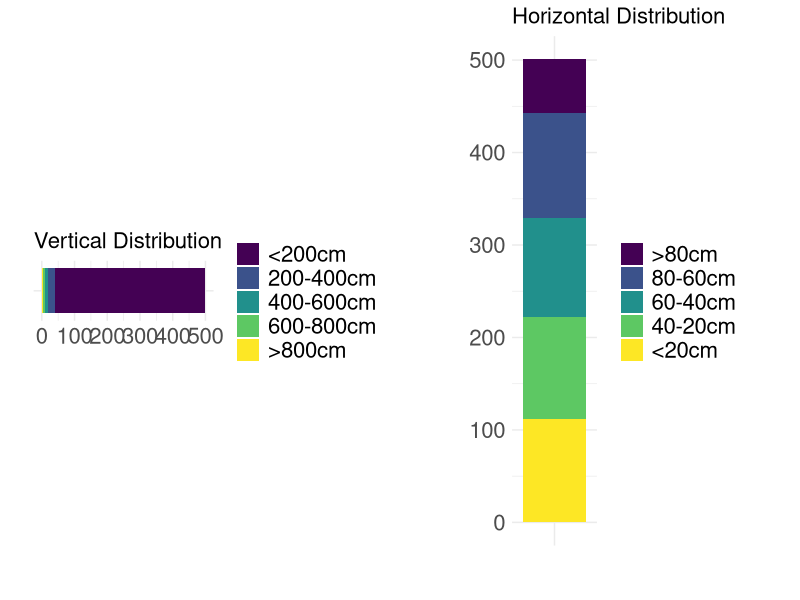

This chart was generated by the following R code:
library(ggplot2)
library(tidyr)
library(cowplot)

#V3A
horizontal_data_V3A <- data.frame(
  Category = factor(c(">80cm", "80-60cm", "60-40cm", "40-20cm", "<20cm"), 
                    levels = c(">80cm", "80-60cm", "60-40cm", "40-20cm", "<20cm")),
  Value = c(58.6, 112.9, 106.93, 110.93, 111.53)
)

vertical_data_V3A <- data.frame(
  Category = factor(c("<200cm", "200-400cm", "400-600cm", "600-800cm", ">800cm"), 
                    levels = c("<200cm", "200-400cm", "400-600cm", "600-800cm", ">800cm")), 
  Value = c(460.83, 19.73, 9.97, 5.6, 3.8)
)

#V3B
horizontal_data_V3B <- data.frame(
  Category = factor(c(">80cm", "80-60cm", "60-40cm", "40-20cm", "<20cm"), 
                    levels = c(">80cm", "80-60cm", "60-40cm", "40-20cm", "<20cm")),
  Value = c(98.73, 154.83, 110.97, 70.47, 65)
)

vertical_data_V3B <- data.frame(
  Category = factor(c("<200cm", "200-400cm", "400-600cm", "600-800cm", ">800cm"), 
                    levels = c("<200cm", "200-400cm", "400-600cm", "600-800cm", ">800cm")), 
  Value = c(396, 73.6, 19, 6.9, 4.5)
)

#V3C
horizontal_data_V3C <- data.frame(
  Category = factor(c(">80cm", "80-60cm", "60-40cm", "40-20cm", "<20cm"), 
                    levels = c(">80cm", "80-60cm", "60-40cm", "40-20cm", "<20cm")),
  Value = c(88.67, 146.8, 109.37, 85.37, 69.9)
)

vertical_data_V3C <- data.frame(
  Category = factor(c("<200cm", "200-400cm", "400-600cm", "600-800cm", ">800cm"), 
                    levels = c("<200cm", "200-400cm", "400-600cm", "600-800cm", ">800cm")), 
  Value = c(20.76, 186.63, 209.33, 71.23, 11.83)
)

#V3D current
horizontal_data_V3D <- data.frame(
  Category = factor(c(">80cm", "80-60cm", "60-40cm", "40-20cm", "<20cm"), 
                    levels = c(">80cm", "80-60cm", "60-40cm", "40-20cm", "<20cm")),
  Value = c(266.8, 32.63, 26.27, 34.7, 139.6)
)

vertical_data_V3D <- data.frame(
  Category = factor(c("<200cm", "200-400cm", "400-600cm", "600-800cm", ">800cm"), 
                    levels = c("<200cm", "200-400cm", "400-600cm", "600-800cm", ">800cm")), 
  Value = c(158.17, 97.07, 93.77, 83.87, 67.13)
)

#V3E no sound
horizontal_data_V3E <- data.frame(
  Category = factor(c(">80cm", "80-60cm", "60-40cm", "40-20cm", "<20cm"), 
                    levels = c(">80cm", "80-60cm", "60-40cm", "40-20cm", "<20cm")),
  Value = c(101.94, 96.7, 97.47, 99.47, 104.43)
)

vertical_data_V3E <- data.frame(
  Category = factor(c("<200cm", "200-400cm", "400-600cm", "600-800cm", ">800cm"), 
                    levels = c("<200cm", "200-400cm", "400-600cm", "600-800cm", ">800cm")), 
  Value = c(86.73, 126.2, 103.43, 95.37, 88.27)
)


# Vertical Bar Chart
vertical_bar <- ggplot(vertical_data_V3A, aes(x = "", y = Value, fill = Category)) +
  geom_bar(stat = "identity") +
  coord_flip() +  # Flip the coordinates to create a horizontal bar chart
  theme_minimal() +
  scale_fill_viridis_d() +
  labs(
    title = "Vertical Distribution",
    x = "",
    y = "",
    fill = ""
  ) +
  theme(
    plot.title = element_text(size = 16),
    axis.text.x = element_text(size = 16),
    axis.text.y = element_text(size = 16),
    legend.position = "right",
    legend.text = element_text(size = 16),
    aspect.ratio = 1/3  
  )

# Horizontal Bar Chart
horizontal_bar <- ggplot(horizontal_data_V3A, aes(x = "", y = Value, fill = Category)) +
  geom_bar(stat = "identity") +
  theme_minimal() +
  scale_fill_viridis_d() +
  labs(
    title = "Horizontal Distribution",
    x = "",
    y = "",
    fill = ""
  ) +
  theme(
    plot.title = element_text(size = 16),
    axis.text.x = element_text(size = 16),
    axis.text.y = element_text(size = 16),
    legend.position = "right",
    legend.text = element_text(size = 16),
    aspect.ratio = 6/1  
  )

# Arrange the vertical and horizontal bar charts side by side
combined_plot <- plot_grid(vertical_bar, horizontal_bar, ncol = 2)

# Display the combined plot
print(combined_plot)
